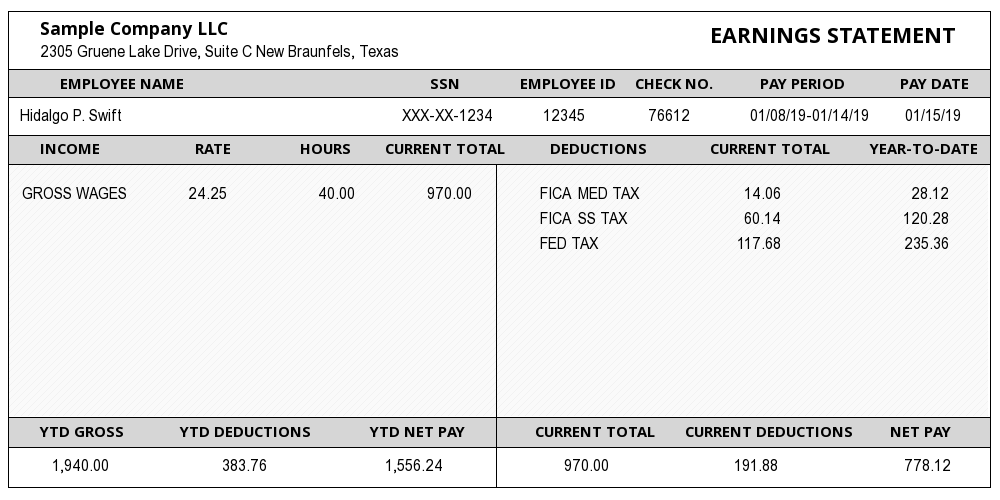
#> input picture BFSI-OCR-project/temp_invoice.png, 1000 x 500 px
$ python -i invoices.py   (imports and definitions only)
#> lines starting #> are read from the running program, lines starting #| are printed output that depends on the picture
import cv2
import pytesseract
import numpy as np
import pandas as pd
import re
import os
import logging
from PIL import Image
import platform

# Configure Tesseract path dynamically
if platform.system() == 'Windows':
    pytesseract.pytesseract.tesseract_cmd = r'C:\\Program Files\\Tesseract-OCR\\tesseract.exe'
else:
    pytesseract.pytesseract.tesseract_cmd = '/usr/bin/tesseract'

# Set up logging
# [1 line not run here, left out]

def preprocess_invoice(image_path):
    """
    Preprocess the invoice image for OCR.
    Converts to grayscale, applies thresholding and noise removal.
    """
#> called with image_path = '../temp_invoice.png'
    try:
        img = cv2.imread(image_path)
#> img is the input picture: shape (500, 1000, 3); min 0, max 255, mean 232.9
        if img is None:
            raise ValueError("Invalid image file or corrupted data.")

        gray = cv2.cvtColor(img, cv2.COLOR_BGR2GRAY)
        binary = cv2.adaptiveThreshold(gray, 255, cv2.ADAPTIVE_THRESH_GAUSSIAN_C,
                                       cv2.THRESH_BINARY, 11, 2)
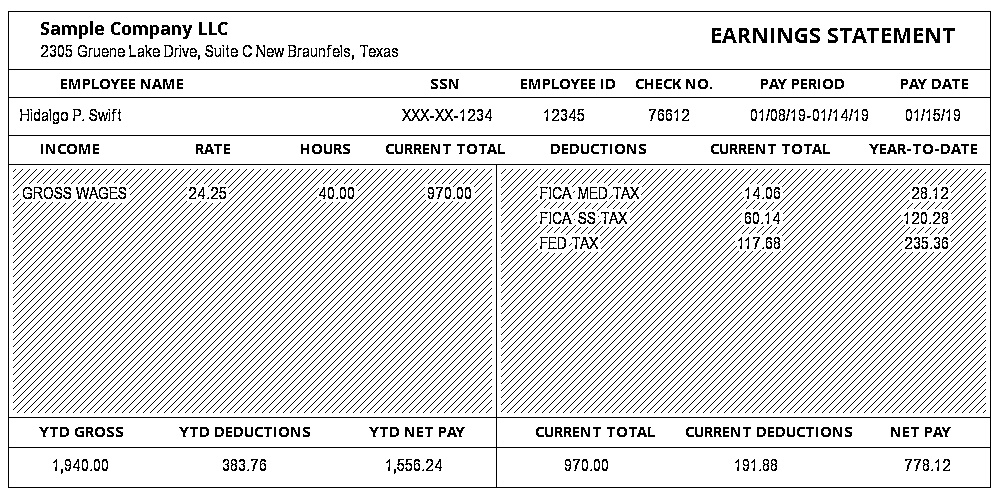
#> binary: shape (500, 1000); 88.2% white; black in thin lines or dots
        denoised = cv2.medianBlur(binary, 3)
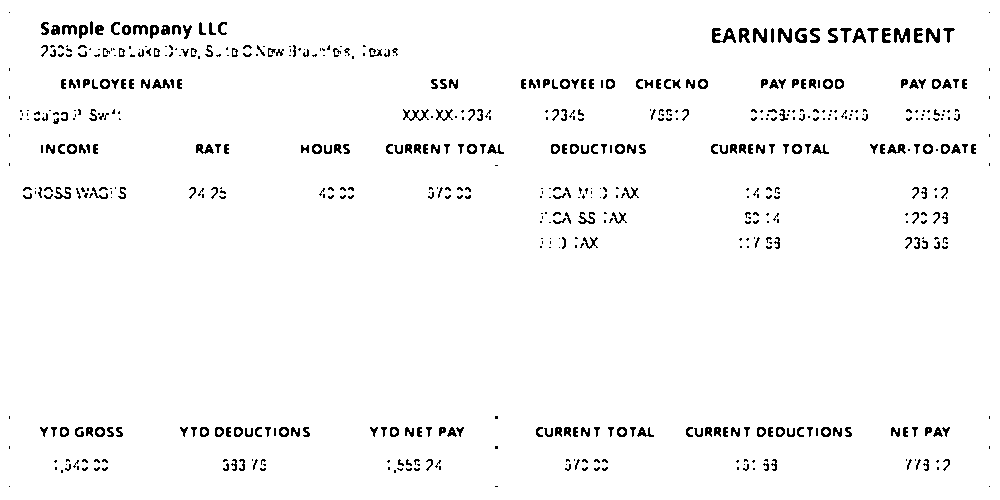
#> denoised: shape (500, 1000); 96.8% white; black in thin lines or dots
        return denoised
    except Exception as e:
        logging.error(f"Error in preprocess_invoice: {e}")
        raise

def clean_text(text):
    """
    Cleans extracted text by removing unwanted characters and formatting numbers correctly.
    """
    text = text.replace(',', '')  # Remove commas from numbers
    text = re.sub(r'\s+', ' ', text).strip()  # Remove extra spaces
    return text

def extract_invoice_data(image_path):
    """
    Extracts structured data from invoice image using OCR.
    """
    try:
        img = preprocess_invoice(image_path)
#> (the run stopped early here; a loop or call above may not have finished)
